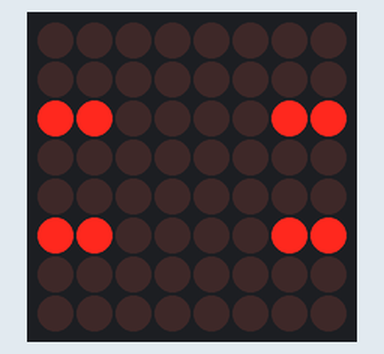
Simulated run of this sketch. Board: Arduino Uno, built with avr-gcc and run on an emulated ATmega328P. Shown: 8×8 LED matrix.

Above: at 0.1 s.
At 0.6 s:
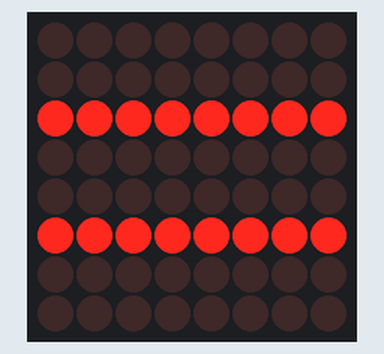
At 1.6 s:
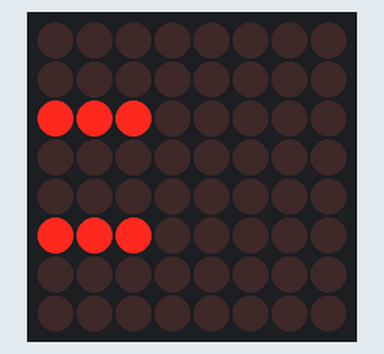

The sketch:

sketch_aug22f.ino
```cpp
#include <LedControl.h>

const int dataPin = 11;
const int clockPin = 13;
const int csPin = 10;

LedControl lc = LedControl(dataPin, clockPin, csPin, 1);

const int matrixWidth = 8;
const int matrixHeight = 8;

void setup() {
  lc.shutdown(0, false);
  lc.setIntensity(0, 8);
  lc.clearDisplay(0);
}

void loop() {
  displayEyes();
  delay(1000);
}

void displayEyes() {
  lc.setRow(0, 2, B11000011); // Upper eyelid
  lc.setRow(0, 5, B11000011); // Lower eyelid
  delay(500);

  lc.setRow(0, 2, B11111111); // Open eyes
  lc.setRow(0, 5, B11111111);
  delay(1000);

  lc.setRow(0, 2, B11100000); // Squint eyes
  lc.setRow(0, 5, B11100000);
  delay(500);

  lc.setRow(0, 2, B11000011); // Return to normal
  lc.setRow(0, 5, B11000011);
  delay(1000);
}
```

Measured:
- by itself, everything shown: repeats every 4.0 s, in 3 steps
- what the display in image 1 shows lasts 1.0 s, from 0.5 s to 1.5 s
- what the display in image 2 shows lasts 0.5 s, from 1.5 s to 2.0 s
